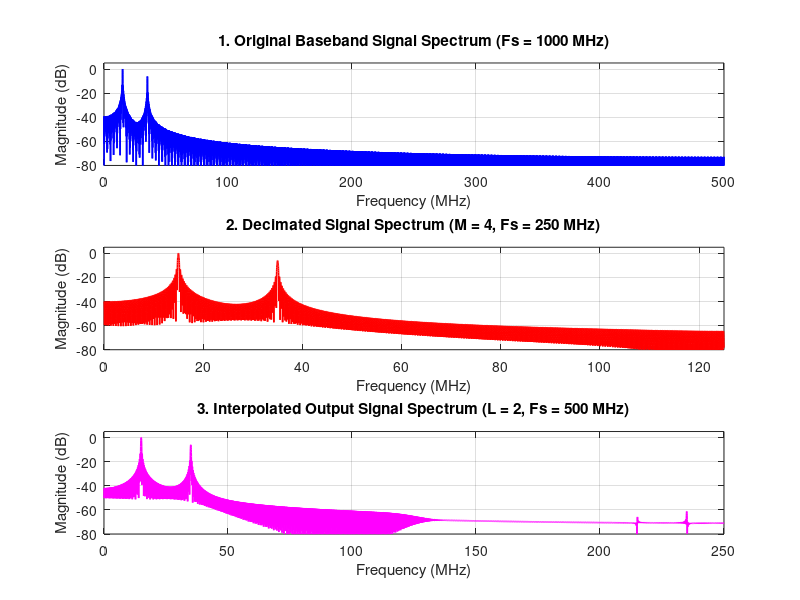

This figure's MATLAB source: (Note: this script raises an error after producing the figure.)

clear; clc; close all;

%% 1. PARAMETER DEFINITIONS
fc_carrier = 28e9;       % Carrier Frequency (28 GHz)
Fs_in = 1000e6;          % Input Sampling Frequency (1000 MHz)
M = 4;                   % Decimation Factor
L = 2;                   % Interpolation Factor

Fs_dec = Fs_in / M;      % Decimated Sampling Frequency (250 MHz)
Fs_out = Fs_dec * L;     % Interpolated Output Sampling Frequency (500 MHz)

N_samples = 4000;
t_in = (0:N_samples-1) / Fs_in;

% Generate 5G-like Multitone Baseband Signal
f1 = 15e6;               % 15 MHz component
f2 = 35e6;               % 35 MHz component

x_in = sin(2*pi*f1*t_in) + 0.5*cos(2*pi*f2*t_in);


%% 2. DECIMATION STAGE (ANTI-ALIASING FILTER + DOWNSAMPLING)

N_fir = 60;              % FIR Filter Order

% Normalized Cutoff Frequency
fc_dec = (Fs_dec/2) / (Fs_in/2);

% Design Anti-Aliasing FIR Low-Pass Filter
b_dec = fir1(N_fir, fc_dec, 'low');

% Apply Anti-Aliasing Filter
x_filtered_dec = filter(b_dec, 1, x_in);

% Downsampling by Factor M
x_dec = x_filtered_dec(1:M:end);


%% 3. INTERPOLATION STAGE (UPSAMPLING + ANTI-IMAGING FILTER)

% Upsampling by Factor L
x_up = zeros(1, length(x_dec)*L);
x_up(1:L:end) = x_dec;

% Normalized Cutoff Frequency
fc_interp = (Fs_dec/2) / (Fs_out/2);

% Design Anti-Imaging FIR Low-Pass Filter
b_interp = fir1(N_fir, fc_interp, 'low');

% Apply Anti-Imaging Filter
x_out = L * filter(b_interp, 1, x_up);


%% 4. PERFORMANCE METRICS

% Frequency Response of Anti-Aliasing Filter
[H, f] = freqz(b_dec, 1, 8192, Fs_in);

H_mag_db = 20*log10(abs(H) + eps);

% Passband and Stopband Regions
pb_idx = f <= (Fs_dec/2 * 0.8);
sb_idx = f >= (Fs_dec/2);

% Calculate Passband Ripple
passband_ripple = max(H_mag_db(pb_idx)) - min(H_mag_db(pb_idx));

% Calculate Stopband Attenuation
stopband_atten = -max(H_mag_db(sb_idx));


%% 5. COMMAND WINDOW DISPLAY

fprintf('========================================================\n');
fprintf(' EXPERIMENT 14: 5G mmWave MULTIRATE PROCESSING RESULTS\n');
fprintf('========================================================\n');

fprintf('Carrier Frequency: %.2f GHz\n', fc_carrier/1e9);
fprintf('Input Sampling Rate: %.2f MHz\n', Fs_in/1e6);
fprintf('Decimation Factor (M): %d\n', M);
fprintf('Downsampled Sampling Rate: %.2f MHz\n\n', Fs_dec/1e6);

fprintf('Signal Parameters:\n');
fprintf(' - Original Sequence Length: %d samples\n', length(x_in));
fprintf(' - Downsampled Sequence Length: %d samples\n', length(x_dec));
fprintf(' - Interpolated Sequence Length: %d samples\n', length(x_out));

fprintf(' - Passband Ripple: %.2f dB\n', passband_ripple);
fprintf(' - Stopband Attenuation: %.2f dB\n\n', stopband_atten);

fprintf('Output Sampling Rate: %.2f MHz\n', Fs_out/1e6);

fprintf('Status: 5G mmWave Baseband Multirate Processing Complete.\n');

fprintf('========================================================\n');


%% 6. VISUALIZATION

Nfft = 8192;

% Original Signal Spectrum
[X_in, f_in] = freqz(x_in, 1, Nfft, Fs_in);

% Decimated Signal Spectrum
[X_dec, f_dec] = freqz(x_dec, 1, Nfft, Fs_dec);

% Interpolated Signal Spectrum
[X_out, f_out] = freqz(x_out, 1, Nfft, Fs_out);

% Normalize Spectra
X_in_db = 20*log10(abs(X_in)/max(abs(X_in)) + eps);
X_dec_db = 20*log10(abs(X_dec)/max(abs(X_dec)) + eps);
X_out_db = 20*log10(abs(X_out)/max(abs(X_out)) + eps);


%% 7. PLOT RESULTS

figure('Name', 'Experiment 14: 5G mmWave Multirate Processing', ...
       'NumberTitle', 'off');

% Original Signal
subplot(3,1,1);

plot(f_in/1e6, X_in_db, 'b', 'LineWidth', 1.2);
grid on;

title('1. Original Baseband Signal Spectrum (Fs = 1000 MHz)');
xlabel('Frequency (MHz)');
ylabel('Magnitude (dB)');

xlim([0 Fs_in/2/1e6]);
ylim([-80 5]);


% Decimated Signal
subplot(3,1,2);

plot(f_dec/1e6, X_dec_db, 'r', 'LineWidth', 1.2);
grid on;

title('2. Decimated Signal Spectrum (M = 4, Fs = 250 MHz)');
xlabel('Frequency (MHz)');
ylabel('Magnitude (dB)');

xlim([0 Fs_dec/2/1e6]);
ylim([-80 5]);


% Interpolated Signal
subplot(3,1,3);

plot(f_out/1e6, X_out_db, 'm', 'LineWidth', 1.2);
grid on;

title('3. Interpolated Output Signal Spectrum (L = 2, Fs = 500 MHz)');
xlabel('Frequency (MHz)');
ylabel('Magnitude (dB)');

xlim([0 Fs_out/2/1e6]);
ylim([-80 5]);

sgtitle('5G mmWave Multirate Signal Processing');
